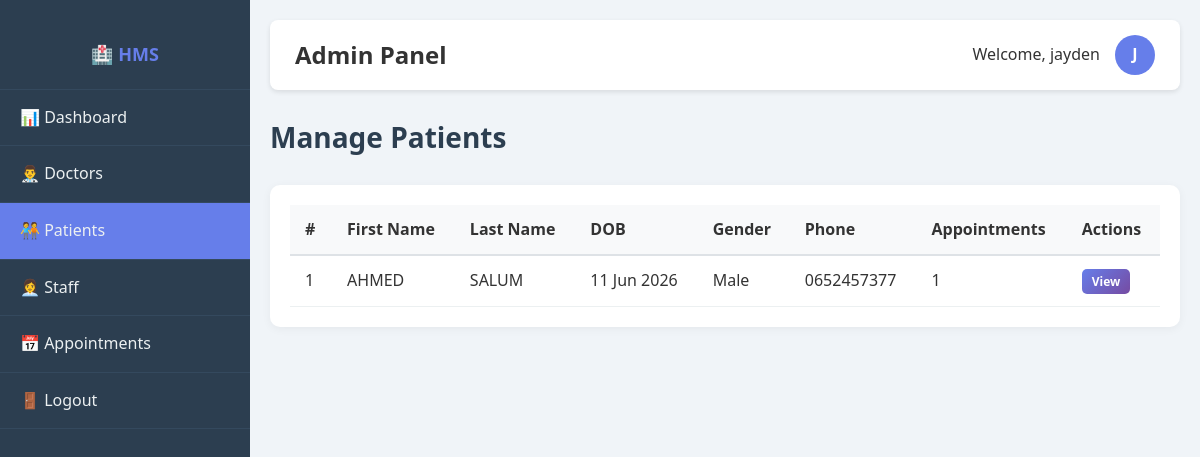
Page /manage_patients.php (signed in) on the committed database.
### tables this page shows
CREATE TABLE `patients` (
  `id` int(11) NOT NULL,
  `first_name` varchar(50) NOT NULL,
  `last_name` varchar(50) NOT NULL,
  `date_of_birth` date NOT NULL,
  `gender` enum('Male','Female','Other') NOT NULL,
  `phone` varchar(20) DEFAULT NULL,
  `email` varchar(100) DEFAULT NULL,
  `address` text DEFAULT NULL,
  `emergency_contact` varchar(20) DEFAULT NULL,
  `medical_history` text DEFAULT NULL,
  `registration_date` timestamp NOT NULL DEFAULT current_timestamp()
);

### manage_patients.php (the view, shortened to what this page needs)
<?php
require_once '../config/database.php';
$page = isset($_GET['page']) ? max(1, intval($_GET['page'])) : 1;
$per_page = 20;
$offset = ($page - 1) * $per_page;
$patients = $conn->query("
    SELECT p.*, COUNT(a.id) as appointment_count
    FROM patients p
    LEFT JOIN appointments a ON p.id = a.patient_id
    GROUP BY p.id
    ORDER BY p.id DESC
    LIMIT $offset, $per_page
");
?>
<!DOCTYPE html>
<html lang="en">
<head>
    <link rel="stylesheet" href="../css/style.css">
</head>
<body>
    <div class="dashboard">
        <?php include '../includes/sidebar.php'; ?>
        <div class="main-content">
            <?php include '../includes/topbar.php'; ?>
            <div class="page-header">
                <h1>Manage Patients</h1>
            </div>
            <div class="table-container">
                <table>
                    <thead>
                        <tr>
                            <th>#</th>
                            <th>First Name</th>
                            <th>Last Name</th>
                            <th>DOB</th>
                            <th>Gender</th>
                            <th>Phone</th>
                            <th>Appointments</th>
                            <th>Actions</th>
                        </tr>
                    </thead>
                    <tbody>
                        <?php if ($patients && $patients->num_rows > 0): ?>
                            <?php $i = $offset + 1; while ($row = $patients->fetch_assoc()): ?>
                                <tr>
                                    <td><?php echo $i++; ?></td>
                                    <td><?php echo htmlspecialchars($row['first_name']); ?></td>
                                    <td><?php echo htmlspecialchars($row['last_name']); ?></td>
                                    <td><?php echo date('d M Y', strtotime($row['date_of_birth'])); ?></td>
                                    <td><?php echo htmlspecialchars($row['gender']); ?></td>
                                    <td><?php echo htmlspecialchars($row['phone']); ?></td>
                                    <td><?php echo $row['appointment_count']; ?></td>
                                    <td>
                                        <a href="view_patient.php?id=<?php echo $row['id']; ?>" class="btn-primary" style="padding:4px 10px;font-size:12px;text-decoration:none;">View</a>
                                    </td>
                                </tr>
                            <?php endwhile; ?>
                        <?php else: ?>
                            <tr>
                                <td colspan="8" class="text-center">No patients found</td>
                            </tr>
                        <?php endif; ?>
                    </tbody>
                </table>
            </div>
        </div>
    </div>
</body>
</html>

### style.css (style rules this page uses)
* { margin: 0; padding: 0; box-sizing: border-box; }
body { font-family: 'Segoe UI', Tahoma, Geneva, Verdana, sans-serif; background: #f0f4f8; color: #333; line-height: 1.6; }
.btn-primary { background: linear-gradient(135deg, #667eea 0%, #764ba2 100%); color: white; border: none; padding: 12px 30px; border-radius: 5px; font-size: 16px; font-weight: 600; cursor: pointer; width: 100%; transition: transform 0.2s; }
.dashboard { display: flex; min-height: 100vh; }
.main-content { margin-left: 250px; padding: 20px; width: 100%; }
.table-container { background: white; padding: 20px; border-radius: 10px; box-shadow: 0 2px 10px rgba(0,0,0,0.05); overflow-x: auto; }
table { width: 100%; border-collapse: collapse; }
table th { background: #f8f9fa; padding: 12px 15px; text-align: left; font-weight: 600; border-bottom: 2px solid #dee2e6; }
table td { padding: 12px 15px; border-bottom: 1px solid #ecf0f1; }
.page-header { display: flex; justify-content: space-between; align-items: center; margin-bottom: 25px; }
.page-header h1 { font-size: 28px; color: #2c3e50; }

### rows in the picture
patients: first_name "AHMED", last_name "SALUM", date_of_birth "11 Jun 2026", gender "Male", phone "0652457377", appointment_count "1"

### other values in the picture
$role "Admin"
$full_name "jayden"
substr($full_name, 0, 1) "J"
